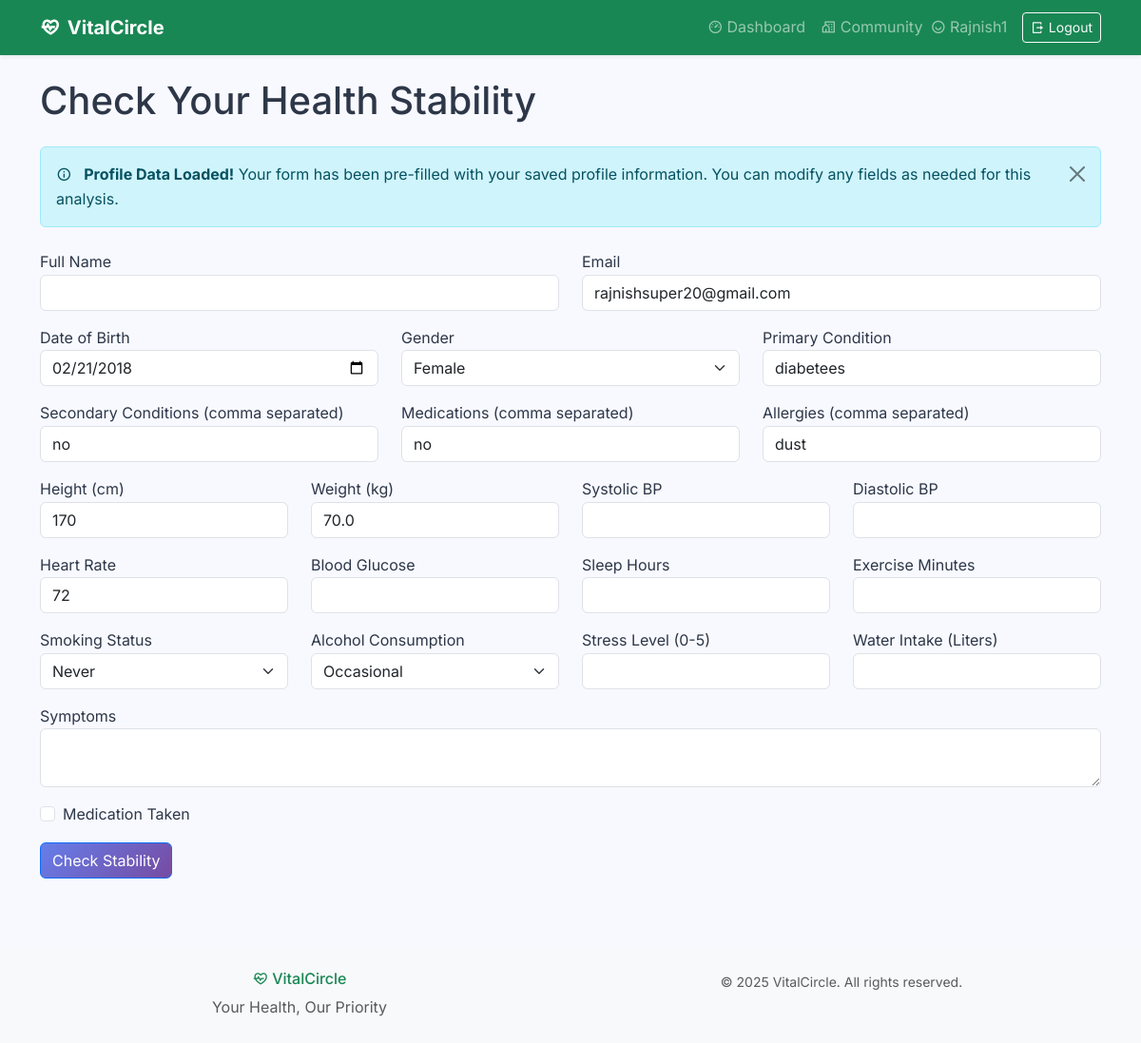
The page /stability-check/ (signed in) on the database its author committed.
### users/models.py (models this page shows)
class User(AbstractUser):
    is_admin = models.BooleanField('is admin',default=False)
    is_user = models.BooleanField('is user',default=False)
    is_doctor = models.BooleanField('is doctor',default=False)

### core/models.py (models this page shows)
class UserProfile(models.Model):
    user = models.OneToOneField(User, on_delete=models.CASCADE)  # Django Auth
    is_filled = models.BooleanField(default=False)
    date_of_birth = models.DateField(blank=True, null=True)
    gender = models.CharField(max_length=20, choices=[("M", "Male"), ("F", "Female"), ("O", "Other")], blank=True, null=True)
    primary_condition = models.CharField(max_length=100, blank=True, null=True)
    secondary_conditions = models.TextField(blank=True, null=True)
    medications = models.TextField(blank=True, null=True)
    allergies = models.TextField(blank=True, null=True)
    smoking_status = models.CharField(max_length=20, choices=[("Never", "Never"), ("Former", "Former"), ("Current", "Current")], blank=True, null=True)
    alcohol_consumption = models.CharField(max_length=20, choices=[("None", "None"), ("Occasional", "Occasional"), ("Regular", "Regular")], blank=True, null=True)
    height_cm = models.IntegerField(blank=True, null=True)
    weight_kg = models.FloatField(blank=True, null=True)
    blood_pressure_baseline = models.CharField(max_length=10, blank=True, null=True)
    resting_heart_rate = models.IntegerField(blank=True, null=True)
    last_hba1c = models.FloatField(blank=True, null=True)
    created_at = models.DateTimeField(auto_now_add=True)

### core/views.py (the view)
# urls.py: path('stability-check/', views.stability_view, name='stability-check'),
def stability_view(request):
    profile = None
    if request.user.is_authenticated:
        try:
            profile = UserProfile.objects.get(user=request.user)
        except UserProfile.DoesNotExist:
            profile = None
    context = {
        'profile': profile,
    }
    return render(request, "stability.html", context)

### core/templates/stability.html (shortened to what this page needs)
{% extends 'base.html' %}
{% load static %}
{% block content %}
<div class="container py-4">
    <h1 class="mb-4">Check Your Health Stability</h1>
    {% if profile %}
    <div class="alert alert-info alert-dismissible fade show mb-4" role="alert">
        <i class="ri-information-line me-2"></i>
        <strong>Profile Data Loaded!</strong> Your form has been pre-filled with your saved profile information.
        You can modify any fields as needed for this analysis.
        <button type="button" class="btn-close" data-bs-dismiss="alert" aria-label="Close"></button>
    </div>
    {% endif %}
    <form id="patientForm">
        <div class="row">
            <div class="col-md-6 mb-3">
                <label>Full Name</label>
                <input type="text" class="form-control" name="full_name"
                       value="{% if user.is_authenticated %}{{ user.first_name }} {{ user.last_name }}{% endif %}" required>
            </div>
            <div class="col-md-6 mb-3">
                <label>Email</label>
                <input type="email" class="form-control" name="email"
                       value="{% if user.is_authenticated %}{{ user.email }}{% endif %}" required>
            </div>
        </div>
        <div class="row">
            <div class="col-md-4 mb-3">
                <label>Date of Birth</label>
                <input type="date" class="form-control" name="date_of_birth"
                       value="{% if profile.date_of_birth %}{{ profile.date_of_birth|date:'Y-m-d' }}{% endif %}" required>
            </div>
            <div class="col-md-4 mb-3">
                <label>Gender</label>
                <select class="form-select" name="gender">
                    <option value="Female" {% if profile.gender == 'F' %}selected{% endif %}>Female</option>
                </select>
            </div>
            <div class="col-md-4 mb-3">
                <label>Primary Condition</label>
                <input type="text" class="form-control" name="primary_condition"
                       value="{{ profile.primary_condition|default:'' }}">
            </div>
        </div>
        <div class="row">
            <div class="col-md-4 mb-3">
                <label>Secondary Conditions (comma separated)</label>
                <input type="text" class="form-control" name="secondary_conditions"
                       value="{{ profile.secondary_conditions|default:'' }}">
            </div>
            <div class="col-md-4 mb-3">
                <label>Medications (comma separated)</label>
                <input type="text" class="form-control" name="medications"
                       value="{{ profile.medications|default:'' }}">
            </div>
            <div class="col-md-4 mb-3">
                <label>Allergies (comma separated)</label>
                <input type="text" class="form-control" name="allergies"
                       value="{{ profile.allergies|default:'' }}">
            </div>
        </div>
        <div class="row">
            <div class="col-md-3 mb-3">
                <label>Height (cm)</label>
                <input type="number" class="form-control" name="height_cm"
                       value="{{ profile.height_cm|default:'' }}">
            </div>
            <div class="col-md-3 mb-3">
                <label>Weight (kg)</label>
                <input type="number" class="form-control" name="weight_kg"
                       value="{{ profile.weight_kg|default:'' }}">
            </div>
            <div class="col-md-3 mb-3">
                <label>Systolic BP</label>
                <input type="number" class="form-control" name="systolic_bp">
            </div>
            <div class="col-md-3 mb-3">
                <label>Diastolic BP</label>
                <input type="number" class="form-control" name="diastolic_bp">
            </div>
        </div>
        <div class="row">
            <div class="col-md-3 mb-3">
                <label>Heart Rate</label>
                <input type="number" class="form-control" name="heart_rate"
                       value="{{ profile.resting_heart_rate|default:'' }}">
            </div>
            <div class="col-md-3 mb-3">
                <label>Blood Glucose</label>
                <input type="number" class="form-control" name="blood_glucose">
            </div>
            <div class="col-md-3 mb-3">
                <label>Sleep Hours</label>
                <input type="number" class="form-control" name="sleep_hours" step="0.1">
            </div>
            <div class="col-md-3 mb-3">
                <label>Exercise Minutes</label>
                <input type="number" class="form-control" name="exercise_minutes">
            </div>
        </div>
        <div class="row">
            <div class="col-md-3 mb-3">
                <label>Smoking Status</label>
                <select class="form-select" name="smoking_status">
                    <option value="Never" {% if profile.smoking_status == 'Never' %}selected{% endif %}>Never</option>
                </select>
            </div>
            <div class="col-md-3 mb-3">
                <label>Alcohol Consumption</label>
                <select class="form-select" name="alcohol_consumption">
                    <option value="Occasional" {% if profile.alcohol_consumption == 'Occasional' %}selected{% endif %}>Occasional</option>
                </select>
            </div>
            <div class="col-md-3 mb-3">
                <label>Stress Level (0-5)</label>
                <input type="number" class="form-control" name="stress_level" min="0" max="5">
            </div>
            <div class="col-md-3 mb-3">
                <label>Water Intake (Liters)</label>
                <input type="number" class="form-control" name="water_intake_liters" step="0.1">
            </div>
        </div>
        <div class="mb-3">
            <label>Symptoms</label>
            <textarea class="form-control" name="symptoms"></textarea>
        </div>
        <div class="form-check mb-3">
            <input type="checkbox" class="form-check-input" name="medication_taken" id="medication_taken">
            <label class="form-check-label" for="medication_taken">Medication Taken</label>
        </div>
        <button type="button" class="btn btn-primary" id="checkStabilityBtn">Check Stability</button>
    </form>
</div>
{% endblock content %}

### core/templates/base.html (shortened to what this page needs)
<!DOCTYPE html>
{% load static %}
<html lang="en">
<head>
    <link href="https://cdn.jsdelivr.net/npm/bootstrap@5.3.2/dist/css/bootstrap.min.css" rel="stylesheet">
    <link href="https://cdn.jsdelivr.net/npm/remixicon@4.2.0/fonts/remixicon.css" rel="stylesheet">
    <link rel="stylesheet" href="{% static 'dashboard.css' %}">
</head>
<body>
    <nav class="navbar navbar-expand-lg navbar-dark bg-success shadow-sm">
        <div class="container">
            <a class="navbar-brand fw-bold" href="/" title="Home">
                <i class="ri-heart-pulse-line me-2"></i>VitalCircle
            </a>
            <div class="collapse navbar-collapse" id="navbarNav">
                <ul class="navbar-nav ms-auto align-items-center">
                    {% if user.is_authenticated %}
                        {% if user.is_doctor %}
                            <li class="nav-item d-flex align-items-center">
                                <a class="nav-link" href="{% url 'core:doctor-dashboard' %}">
                                    <i class="ri-stethoscope-line me-1"></i>Doctor Dashboard
                                </a>
                            </li>
                            <li class="nav-item d-flex align-items-center">
                                <a class="nav-link" href="#">
                                    <i class="ri-user-heart-line me-1"></i>Patients
                                </a>
                            </li>
                            <li class="nav-item d-flex align-items-center">
                                <a class="nav-link" href="#">
                                    <i class="ri-bar-chart-line me-1"></i>Analytics
                                </a>
                            </li>
                        {% elif user.is_user %}
                            <li class="nav-item d-flex align-items-center">
                                <a class="nav-link" href="{% url 'core:user-dashboard' %}">
                                    <i class="ri-dashboard-3-line me-1"></i>Dashboard
                                </a>
                            </li>
                            <li class="nav-item d-flex align-items-center">
                                <a class="nav-link" href="/forums/">
                                    <i class="ri-community-line me-1"></i>Community
                                </a>
                            </li>
                        {% endif %}
                        <li class="nav-item d-flex align-items-center">
                            <span class="navbar-text me-3">
                                <i class="ri-user-smile-line me-1"></i>{{ request.user|capfirst }}
                            </span>
                        </li>
                        <li class="nav-item d-flex align-items-center">
                            <form action="{% url 'users:logout' %}" method="post" class="d-inline">
                                <button class="btn btn-outline-light btn-sm" type="submit" title="Logout">
                                    <i class="ri-logout-box-r-line me-1"></i>Logout
                                </button>
                            </form>
                        </li>
                    {% endif %}
                </ul>
            </div>
        </div>
    </nav>
    <main class="main-content">
        {% block content %}{% endblock content %}
    </main>
    <footer class="bg-light text-center text-muted py-4 mt-5">
        <div class="container">
            <div class="row">
                <div class="col-md-6">
                    <h6 class="text-success">
                        <i class="ri-heart-pulse-line me-1"></i>VitalCircle
                    </h6>
                    <p class="mb-0">Your Health, Our Priority</p>
                </div>
                <div class="col-md-6">
                    <p class="mb-0">
                        <small>&copy; 2025 VitalCircle. All rights reserved.</small>
                    </p>
                </div>
            </div>
        </div>
    </footer>
</body>
</html>

### core/static/dashboard.css (style rules this page uses)
:root { --primary-color: #667eea; --primary-dark: #5a6fd8; --secondary-color: #764ba2; --accent-color: #f093fb; --success-color: #4facfe; --warning-color: #f6d365; --danger-color: #ff6b6b; --info-color: #74b9ff; --light-bg: #f8f9ff; --white: #ffffff; --text-primary: #2d3748; --text-secondary: #718096; --text-muted: #a0aec0; --border-color: #e2e8f0; --shadow-sm: 0 1px 3px rgba(0, 0, 0, 0.1); --shadow-md: 0 4px 6px rgba(0, 0, 0, 0.1); --shadow-lg: 0 10px 15px rgba(0, 0, 0, 0.1); --shadow-xl: 0 20px 25px rgba(0, 0, 0, 0.1); --gradient-primary: linear-gradient(135deg, var(--primary-color) 0%, var(--secondary-color) 100%); --gradient-success: linear-gradient(135deg, var(--success-color) 0%, #00c6ff 100%); --gradient-warning: linear-gradient(135deg, var(--warning-color) 0%, #fda085 100%); --gradient-danger: linear-gradient(135deg, var(--danger-color) 0%, #ff8a80 100%); --gradient-info: linear-gradient(135deg, var(--info-color) 0%, #0984e3 100%); }
body { font-family: 'Inter', -apple-system, BlinkMacSystemFont, 'Segoe UI', Roboto, sans-serif; margin: 0; padding: 0; background: var(--light-bg); color: var(--text-primary); line-height: 1.6; }
.btn-primary { background: var(--gradient-primary); color: var(--white); }

### rows shown on the page
User: user "Rajnish1", email "rajnishsuper20@gmail.com"
UserProfile: date_of_birth "02/21/2018", gender "Female", primary_condition "diabetees", secondary_conditions "no", medications "no", allergies "dust", height_cm "170", weight_kg "70.0", heart_rate "72", smoking_status "Never", alcohol_consumption "Occasional"
